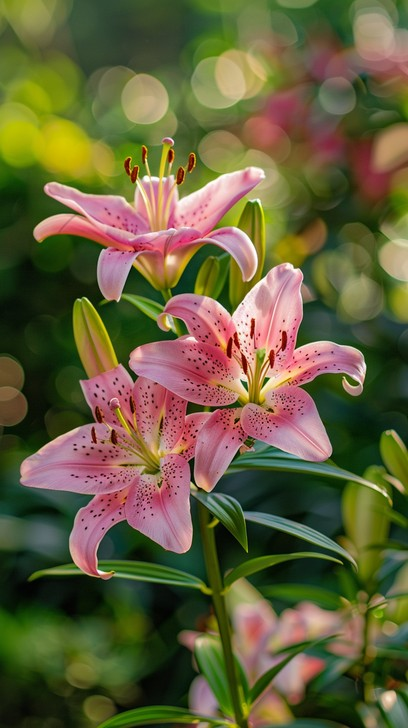
#> input picture A-2-bit_plane_slicing/input.jpg, 408 x 728 px, found by its file name
$ python spatial_filtering_correlation.py
#> lines starting #> are read from the running program, lines starting #| are printed output that depends on the picture
import cv2
import numpy as np
import matplotlib.pyplot as plt

# Read image in grayscale
img = cv2.imread("Spatial Filtering (Correlation)/input.jpg", cv2.IMREAD_GRAYSCALE)
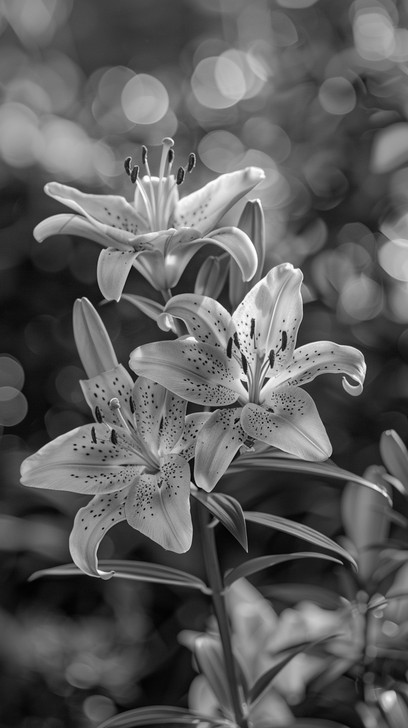
#> img: shape (728, 408); min 0, max 255, mean 92.7

if img is None:
    print("Error: input.jpg not found!")
    exit()

# Define 3x3 averaging mask
kernel = np.ones((3, 3), dtype=np.float32) / 9

# Apply correlation using filter2D
output = cv2.filter2D(img, -1, kernel)

# Display results
plt.figure(figsize=(10, 5))

plt.subplot(1, 2, 1)
plt.imshow(img, cmap='gray')
plt.title("Original Image")
plt.axis("off")

plt.subplot(1, 2, 2)
plt.imshow(output, cmap='gray')
plt.title("Spatial Filtering - Correlation")
plt.axis("off")

plt.tight_layout()
plt.savefig("spatial_filtering_correlation.jpg")
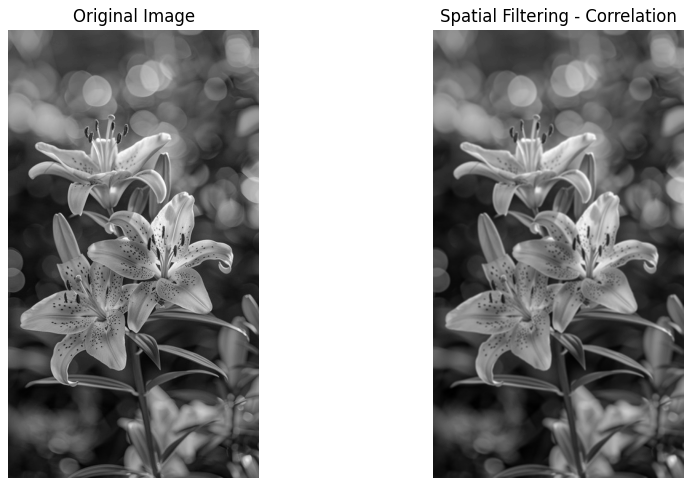
#> figure drawn by matplotlib, 2 panels
plt.show()
